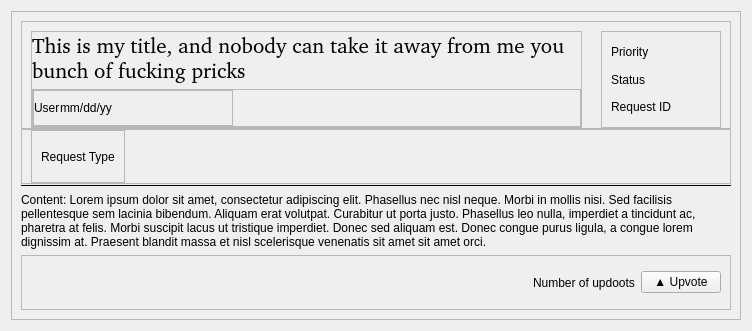
<?xml version="1.0" encoding="UTF-8"?>
<ui version="4.0">
 <class>Form</class>
 <widget class="QWidget" name="Form">
  <property name="geometry">
   <rect>
    <x>0</x>
    <y>0</y>
    <width>748</width>
    <height>331</height>
   </rect>
  </property>
  <property name="windowTitle">
   <string>Form</string>
  </property>
  <layout class="QVBoxLayout" name="verticalLayout">
   <item>
    <widget class="QFrame" name="frame_request">
     <property name="sizePolicy">
      <sizepolicy hsizetype="MinimumExpanding" vsizetype="Preferred">
       <horstretch>0</horstretch>
       <verstretch>0</verstretch>
      </sizepolicy>
     </property>
     <property name="minimumSize">
      <size>
       <width>730</width>
       <height>0</height>
      </size>
     </property>
     <property name="maximumSize">
      <size>
       <width>16777215</width>
       <height>16777215</height>
      </size>
     </property>
     <property name="frameShape">
      <enum>QFrame::Shape::StyledPanel</enum>
     </property>
     <property name="frameShadow">
      <enum>QFrame::Shadow::Raised</enum>
     </property>
     <layout class="QVBoxLayout" name="verticalLayout_28">
      <property name="spacing">
       <number>0</number>
      </property>
      <item>
       <widget class="QFrame" name="frame_27">
        <property name="sizePolicy">
         <sizepolicy hsizetype="Preferred" vsizetype="Minimum">
          <horstretch>0</horstretch>
          <verstretch>0</verstretch>
         </sizepolicy>
        </property>
        <property name="frameShape">
         <enum>QFrame::Shape::StyledPanel</enum>
        </property>
        <property name="frameShadow">
         <enum>QFrame::Shadow::Raised</enum>
        </property>
        <layout class="QHBoxLayout" name="horizontalLayout_14">
         <property name="bottomMargin">
          <number>0</number>
         </property>
         <item>
          <widget class="QFrame" name="frame_28">
           <property name="sizePolicy">
            <sizepolicy hsizetype="Expanding" vsizetype="Preferred">
             <horstretch>0</horstretch>
             <verstretch>0</verstretch>
            </sizepolicy>
           </property>
           <property name="minimumSize">
            <size>
             <width>0</width>
             <height>0</height>
            </size>
           </property>
           <property name="frameShape">
            <enum>QFrame::Shape::StyledPanel</enum>
           </property>
           <property name="frameShadow">
            <enum>QFrame::Shadow::Raised</enum>
           </property>
           <layout class="QVBoxLayout" name="verticalLayout_29">
            <property name="leftMargin">
             <number>0</number>
            </property>
            <property name="topMargin">
             <number>0</number>
            </property>
            <property name="rightMargin">
             <number>0</number>
            </property>
            <property name="bottomMargin">
             <number>0</number>
            </property>
            <item>
             <widget class="QLabel" name="label_request_title">
              <property name="sizePolicy">
               <sizepolicy hsizetype="Expanding" vsizetype="Preferred">
                <horstretch>0</horstretch>
                <verstretch>0</verstretch>
               </sizepolicy>
              </property>
              <property name="font">
               <font>
                <family>:/font/font/Playfair_Display/PlayfairDisplay-VariableFont_wght.ttf</family>
                <pointsize>16</pointsize>
               </font>
              </property>
              <property name="styleSheet">
               <string notr="true">font-family: url(:/font/font/Playfair_Display/PlayfairDisplay-VariableFont_wght.ttf)</string>
              </property>
              <property name="text">
               <string notr="true">This is my title, and nobody can take it away from me you bunch of fucking pricks</string>
              </property>
              <property name="scaledContents">
               <bool>false</bool>
              </property>
              <property name="alignment">
               <set>Qt::AlignmentFlag::AlignBottom|Qt::AlignmentFlag::AlignLeading|Qt::AlignmentFlag::AlignLeft</set>
              </property>
              <property name="wordWrap">
               <bool>true</bool>
              </property>
             </widget>
            </item>
            <item>
             <widget class="QFrame" name="frame_8">
              <property name="frameShape">
               <enum>QFrame::Shape::StyledPanel</enum>
              </property>
              <property name="frameShadow">
               <enum>QFrame::Shadow::Raised</enum>
              </property>
              <layout class="QHBoxLayout" name="horizontalLayout">
               <property name="leftMargin">
                <number>0</number>
               </property>
               <property name="topMargin">
                <number>0</number>
               </property>
               <property name="rightMargin">
                <number>0</number>
               </property>
               <property name="bottomMargin">
                <number>0</number>
               </property>
               <item>
                <widget class="QFrame" name="frame">
                 <property name="minimumSize">
                  <size>
                   <width>200</width>
                   <height>36</height>
                  </size>
                 </property>
                 <property name="maximumSize">
                  <size>
                   <width>16777215</width>
                   <height>16777215</height>
                  </size>
                 </property>
                 <property name="frameShape">
                  <enum>QFrame::Shape::StyledPanel</enum>
                 </property>
                 <property name="frameShadow">
                  <enum>QFrame::Shadow::Raised</enum>
                 </property>
                 <layout class="QHBoxLayout" name="horizontalLayout_2">
                  <property name="spacing">
                   <number>0</number>
                  </property>
                  <property name="leftMargin">
                   <number>0</number>
                  </property>
                  <property name="topMargin">
                   <number>0</number>
                  </property>
                  <property name="rightMargin">
                   <number>0</number>
                  </property>
                  <property name="bottomMargin">
                   <number>0</number>
                  </property>
                  <item>
                   <widget class="QLabel" name="label_request_user">
                    <property name="sizePolicy">
                     <sizepolicy hsizetype="Preferred" vsizetype="Preferred">
                      <horstretch>0</horstretch>
                      <verstretch>0</verstretch>
                     </sizepolicy>
                    </property>
                    <property name="text">
                     <string>User</string>
                    </property>
                    <property name="scaledContents">
                     <bool>false</bool>
                    </property>
                    <property name="alignment">
                     <set>Qt::AlignmentFlag::AlignLeading|Qt::AlignmentFlag::AlignLeft|Qt::AlignmentFlag::AlignVCenter</set>
                    </property>
                    <property name="margin">
                     <number>6</number>
                    </property>
                   </widget>
                  </item>
                  <item>
                   <widget class="QLabel" name="label_date">
                    <property name="text">
                     <string>mm/dd/yy</string>
                    </property>
                    <property name="alignment">
                     <set>Qt::AlignmentFlag::AlignLeading|Qt::AlignmentFlag::AlignLeft|Qt::AlignmentFlag::AlignVCenter</set>
                    </property>
                   </widget>
                  </item>
                  <item>
                   <spacer name="horizontalSpacer_3">
                    <property name="orientation">
                     <enum>Qt::Orientation::Horizontal</enum>
                    </property>
                    <property name="sizeHint" stdset="0">
                     <size>
                      <width>40</width>
                      <height>20</height>
                     </size>
                    </property>
                   </spacer>
                  </item>
                 </layout>
                </widget>
               </item>
               <item>
                <spacer name="horizontalSpacer">
                 <property name="orientation">
                  <enum>Qt::Orientation::Horizontal</enum>
                 </property>
                 <property name="sizeHint" stdset="0">
                  <size>
                   <width>370</width>
                   <height>20</height>
                  </size>
                 </property>
                </spacer>
               </item>
              </layout>
             </widget>
            </item>
           </layout>
          </widget>
         </item>
         <item>
          <spacer name="horizontalSpacer_4">
           <property name="orientation">
            <enum>Qt::Orientation::Horizontal</enum>
           </property>
           <property name="sizeType">
            <enum>QSizePolicy::Policy::Ignored</enum>
           </property>
           <property name="sizeHint" stdset="0">
            <size>
             <width>36</width>
             <height>20</height>
            </size>
           </property>
          </spacer>
         </item>
         <item>
          <widget class="QFrame" name="frame_13">
           <property name="minimumSize">
            <size>
             <width>120</width>
             <height>0</height>
            </size>
           </property>
           <property name="baseSize">
            <size>
             <width>60</width>
             <height>0</height>
            </size>
           </property>
           <property name="frameShape">
            <enum>QFrame::Shape::StyledPanel</enum>
           </property>
           <property name="frameShadow">
            <enum>QFrame::Shadow::Raised</enum>
           </property>
           <layout class="QVBoxLayout" name="verticalLayout_7">
            <item>
             <widget class="QLabel" name="priority_label">
              <property name="styleSheet">
               <string notr="true"/>
              </property>
              <property name="text">
               <string>Priority</string>
              </property>
             </widget>
            </item>
            <item>
             <widget class="QLabel" name="status_label">
              <property name="text">
               <string>Status</string>
              </property>
             </widget>
            </item>
            <item>
             <widget class="QLabel" name="label_requestID">
              <property name="text">
               <string>Request ID</string>
              </property>
             </widget>
            </item>
           </layout>
          </widget>
         </item>
        </layout>
       </widget>
      </item>
      <item>
       <widget class="QFrame" name="frame_reqType">
        <property name="minimumSize">
         <size>
          <width>0</width>
          <height>18</height>
         </size>
        </property>
        <property name="maximumSize">
         <size>
          <width>16777215</width>
          <height>55</height>
         </size>
        </property>
        <property name="frameShape">
         <enum>QFrame::Shape::StyledPanel</enum>
        </property>
        <property name="frameShadow">
         <enum>QFrame::Shadow::Raised</enum>
        </property>
        <layout class="QHBoxLayout" name="horizontalLayout_15">
         <property name="topMargin">
          <number>0</number>
         </property>
         <property name="bottomMargin">
          <number>0</number>
         </property>
         <item>
          <widget class="QFrame" name="frame_request_type">
           <property name="sizePolicy">
            <sizepolicy hsizetype="Preferred" vsizetype="Preferred">
             <horstretch>0</horstretch>
             <verstretch>0</verstretch>
            </sizepolicy>
           </property>
           <property name="minimumSize">
            <size>
             <width>67</width>
             <height>18</height>
            </size>
           </property>
           <property name="maximumSize">
            <size>
             <width>16777215</width>
             <height>16777215</height>
            </size>
           </property>
           <property name="frameShape">
            <enum>QFrame::Shape::StyledPanel</enum>
           </property>
           <property name="frameShadow">
            <enum>QFrame::Shadow::Raised</enum>
           </property>
           <layout class="QVBoxLayout" name="verticalLayout_31">
            <item>
             <widget class="QLabel" name="label_request_type">
              <property name="maximumSize">
               <size>
                <width>16777215</width>
                <height>16777215</height>
               </size>
              </property>
              <property name="text">
               <string>Request Type</string>
              </property>
             </widget>
            </item>
           </layout>
          </widget>
         </item>
         <item>
          <spacer name="horizontalSpacer_12">
           <property name="orientation">
            <enum>Qt::Orientation::Horizontal</enum>
           </property>
           <property name="sizeHint" stdset="0">
            <size>
             <width>40</width>
             <height>20</height>
            </size>
           </property>
          </spacer>
         </item>
        </layout>
       </widget>
      </item>
      <item>
       <widget class="Line" name="line">
        <property name="frameShadow">
         <enum>QFrame::Shadow::Plain</enum>
        </property>
        <property name="orientation">
         <enum>Qt::Orientation::Horizontal</enum>
        </property>
       </widget>
      </item>
      <item>
       <widget class="QLabel" name="label_content">
        <property name="minimumSize">
         <size>
          <width>710</width>
          <height>68</height>
         </size>
        </property>
        <property name="text">
         <string>Content: Lorem ipsum dolor sit amet, consectetur adipiscing elit. Phasellus nec nisl neque. Morbi in mollis nisi. Sed facilisis pellentesque sem lacinia bibendum. Aliquam erat volutpat. Curabitur ut porta justo. Phasellus leo nulla, imperdiet a tincidunt ac, pharetra at felis. Morbi suscipit lacus ut tristique imperdiet. Donec sed aliquam est. Donec congue purus ligula, a congue lorem dignissim at. Praesent blandit massa et nisl scelerisque venenatis sit amet sit amet orci.</string>
        </property>
        <property name="wordWrap">
         <bool>true</bool>
        </property>
       </widget>
      </item>
      <item>
       <widget class="QFrame" name="frame_upvote">
        <property name="minimumSize">
         <size>
          <width>0</width>
          <height>25</height>
         </size>
        </property>
        <property name="frameShape">
         <enum>QFrame::Shape::StyledPanel</enum>
        </property>
        <property name="frameShadow">
         <enum>QFrame::Shadow::Raised</enum>
        </property>
        <layout class="QHBoxLayout" name="horizontalLayout_7">
         <item>
          <spacer name="horizontalSpacer_2">
           <property name="orientation">
            <enum>Qt::Orientation::Horizontal</enum>
           </property>
           <property name="sizeHint" stdset="0">
            <size>
             <width>40</width>
             <height>20</height>
            </size>
           </property>
          </spacer>
         </item>
         <item>
          <widget class="QLabel" name="upvote_label">
           <property name="text">
            <string>Number of updoots</string>
           </property>
          </widget>
         </item>
         <item>
          <widget class="QPushButton" name="pushButton_upvote">
           <property name="sizePolicy">
            <sizepolicy hsizetype="Fixed" vsizetype="Fixed">
             <horstretch>0</horstretch>
             <verstretch>0</verstretch>
            </sizepolicy>
           </property>
           <property name="minimumSize">
            <size>
             <width>20</width>
             <height>0</height>
            </size>
           </property>
           <property name="focusPolicy">
            <enum>Qt::FocusPolicy::ClickFocus</enum>
           </property>
           <property name="text">
            <string>▲ Upvote</string>
           </property>
           <property name="checkable">
            <bool>true</bool>
           </property>
          </widget>
         </item>
        </layout>
       </widget>
      </item>
     </layout>
    </widget>
   </item>
  </layout>
 </widget>
 <resources/>
 <connections/>
</ui>
